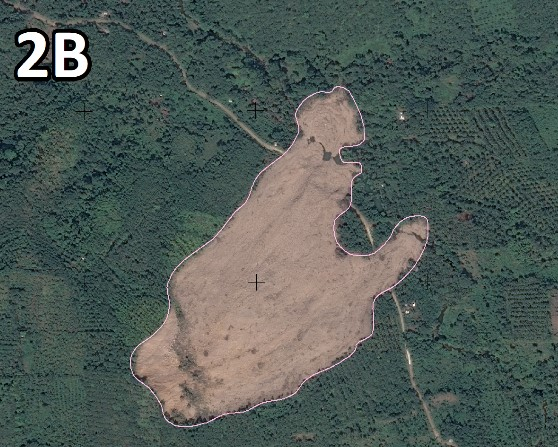
#> input picture Processamento de Imagem/asd2.jpg, 558 x 447 px
$ python Canny_Edge_Detection.py   (older library calls are emulated)
#> lines starting #> are read from the running program, lines starting #| are printed output that depends on the picture
"""import cv2
import numpy as np
from matplotlib import pyplot as plt

img = cv2.imread("Screenshot_1.jpg")
img = cv2.cvtColor(img, cv2.COLOR_BGR2RGB)
canny = cv2.Canny(img, 100, 200)

titles = ['image', 'canny']
images = [img, canny]
for i in range(2):
    plt.subplot(1, 2, i+1), plt.imshow(images[i], 'gray')
    plt.title(titles[i])
    plt.xticks([]),plt.yticks([])

plt.show()
"""

import cv2
import numpy as np
from matplotlib import pyplot as plt

img = cv2.imread("asd2.jpg", cv2.IMREAD_GRAYSCALE)
#> img: shape (447, 558); min 0, max 255, mean 87.7
lap = cv2.Laplacian(img, cv2.CV_64F, ksize=3)
lap = np.uint8(np.absolute(lap))
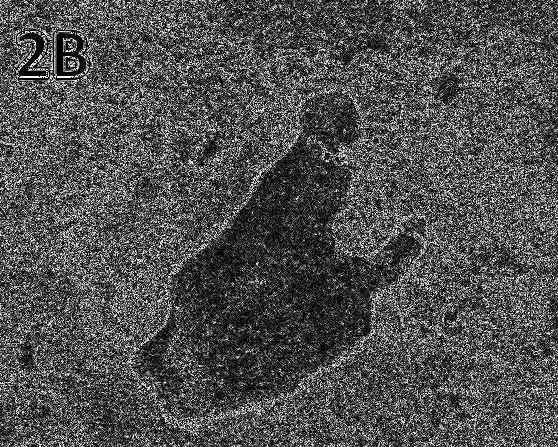
#> lap: shape (447, 558); min 0, max 254, mean 80.2
sobelX = cv2.Sobel(img, cv2.CV_64F, 1, 0)
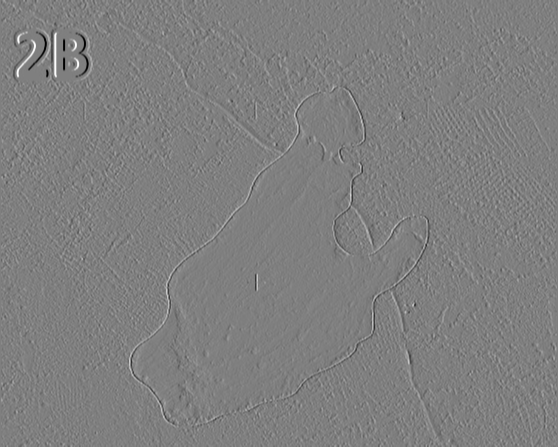
#> sobelX: shape (447, 558) float64; min -1020, max 1020, mean 0.1; drawn with min black and max white
sobelY = cv2.Sobel(img, cv2.CV_64F, 0, 1)
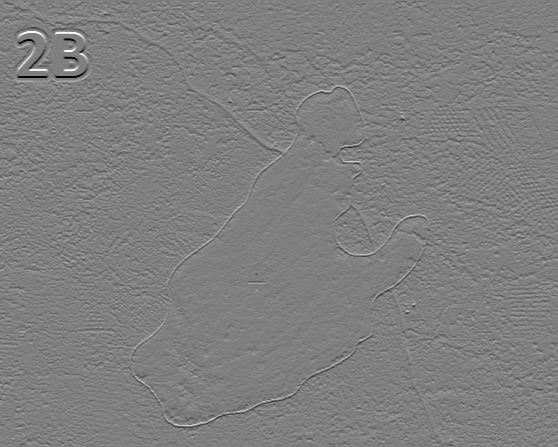
#> sobelY: shape (447, 558) float64; min -1020, max 1018, mean 0; drawn with min black and max white
edges = cv2.Canny(img,100,200)
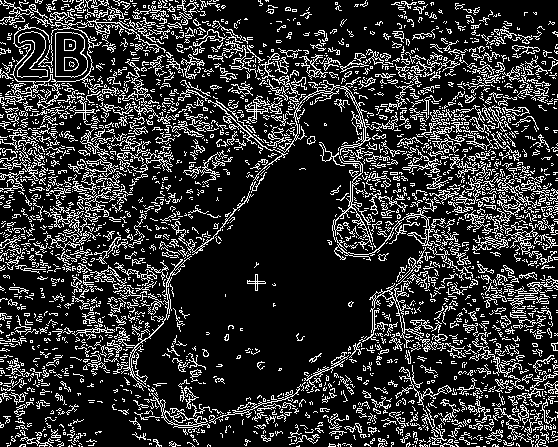
#> edges: shape (447, 558); 19.1% white in thin lines or dots

sobelX = np.uint8(np.absolute(sobelX))
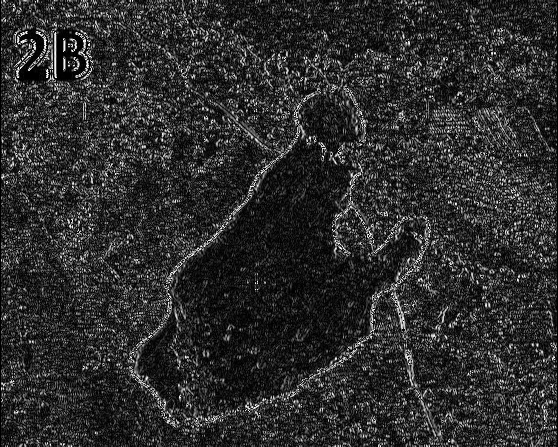
#> sobelX: shape (447, 558); min 0, max 255, mean 45.7
sobelY = np.uint8(np.absolute(sobelY))
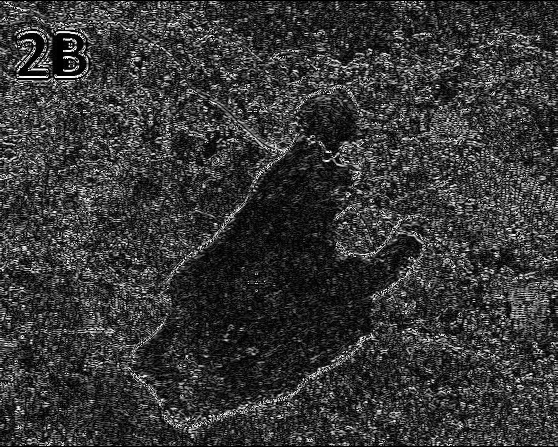
#> sobelY: shape (447, 558); min 0, max 255, mean 55.5

sobelCombined = cv2.bitwise_or(sobelX, sobelY)
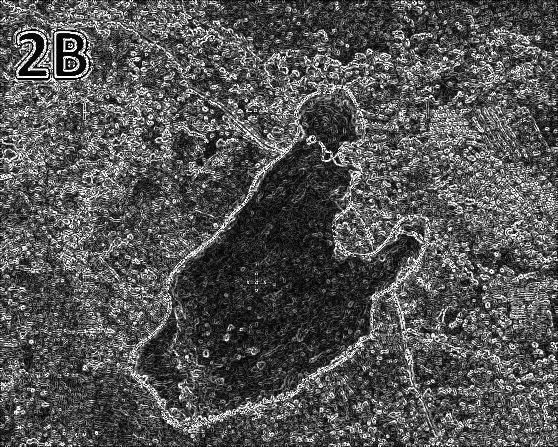
#> sobelCombined: shape (447, 558); min 0, max 255, mean 83.9

titles = ['image', 'Laplacian', 'sobelX', 'sobelY', 'sobelCombined', 'Canny']
images = [img, lap, sobelX, sobelY, sobelCombined, edges]
for i in range(6):
    plt.subplot(2, 3, i+1), plt.imshow(images[i], 'gray')
    plt.title(titles[i])
    plt.xticks([]),plt.yticks([])
    cv2.imshow('Image', img)
plt.show()

$ run again, with Processamento de Imagem/article 6.jpg copied over Processamento de Imagem/asd2.jpg
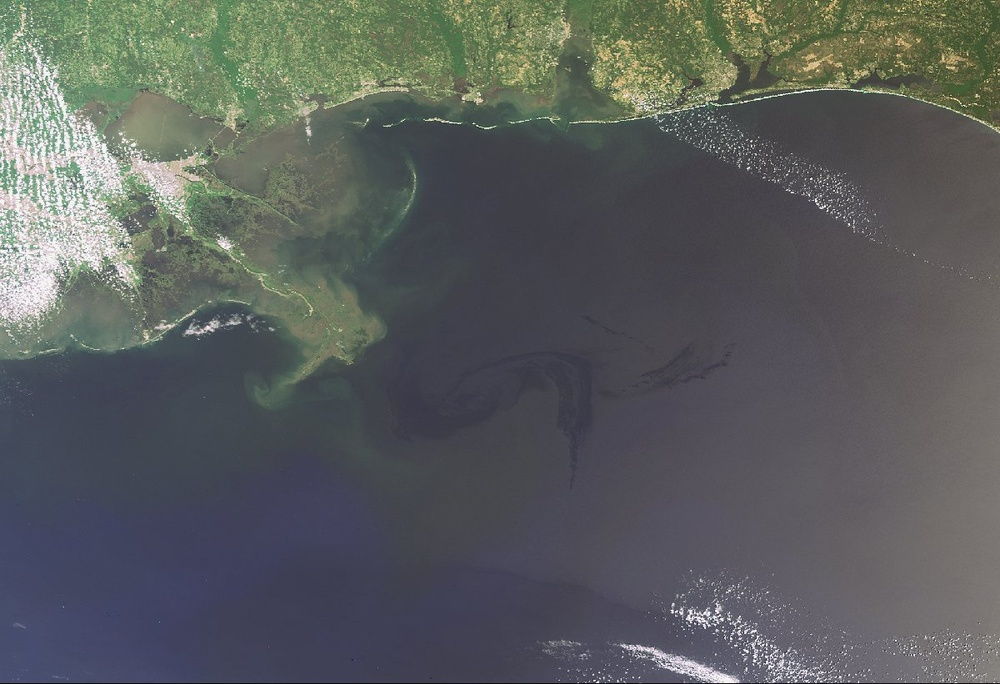
#> input picture Processamento de Imagem/article 6.jpg, 1000 x 684 px, shrunk from 1200 x 821 before the run
#> `edges = cv2.Canny(img,100,200)`:
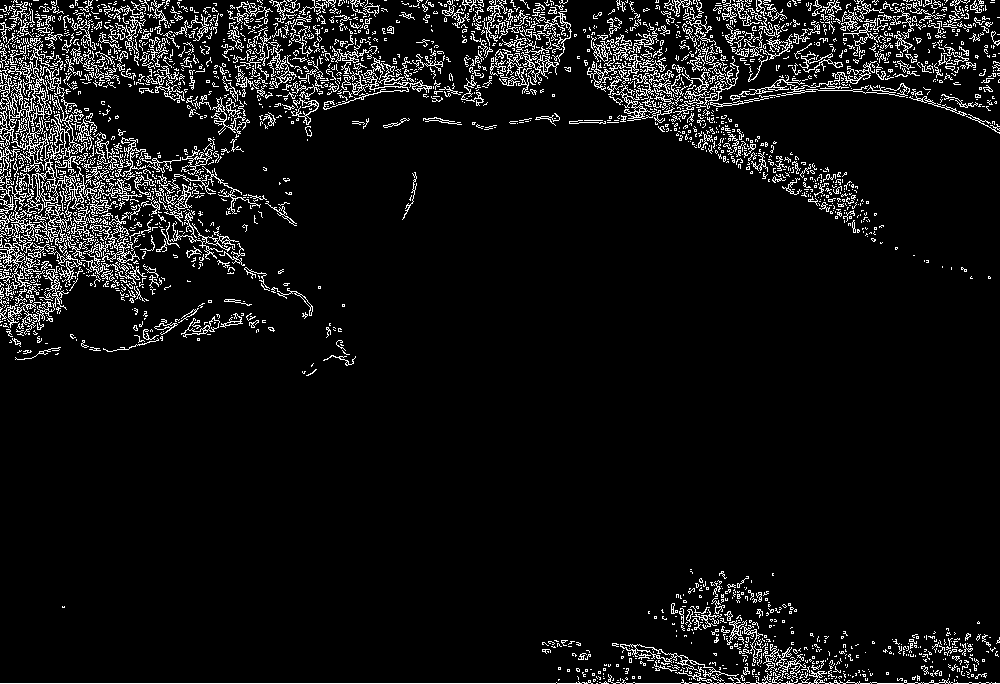
#> edges: shape (684, 1000); 7.2% white in thin lines or dots
#> `sobelCombined = cv2.bitwise_or(sobelX, sobelY)`:
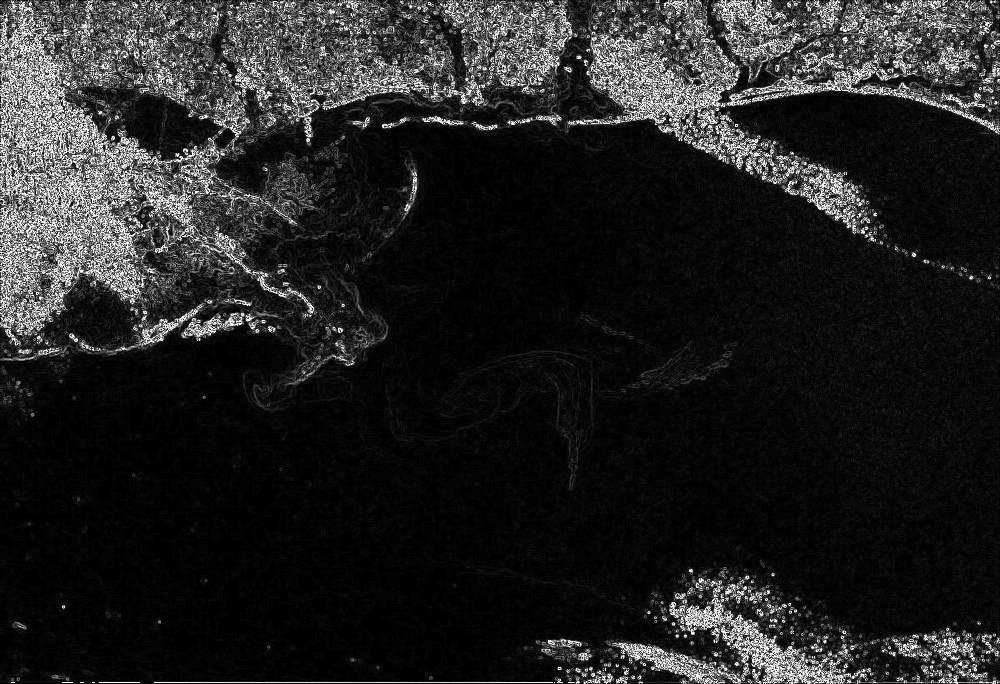
#> sobelCombined: shape (684, 1000); min 0, max 255, mean 34.7

$ run again, with Processamento de Imagem/asd.jpg copied over Processamento de Imagem/asd2.jpg
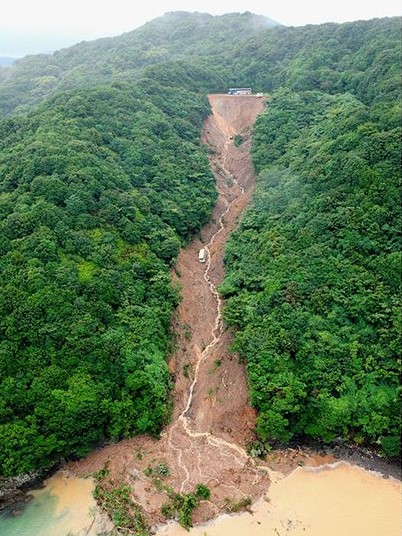
#> input picture Processamento de Imagem/asd.jpg, 402 x 536 px
#> `edges = cv2.Canny(img,100,200)`:
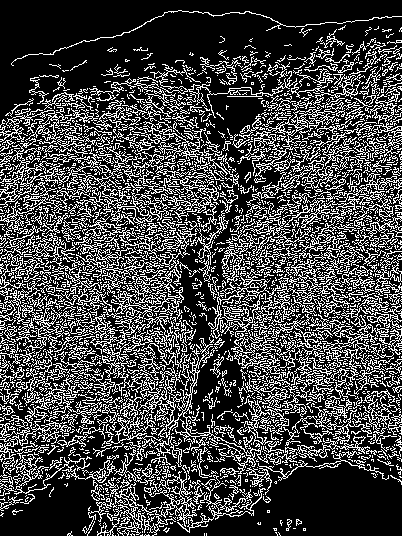
#> edges: shape (536, 402); 27.3% white in thin lines or dots
#> `sobelCombined = cv2.bitwise_or(sobelX, sobelY)`:
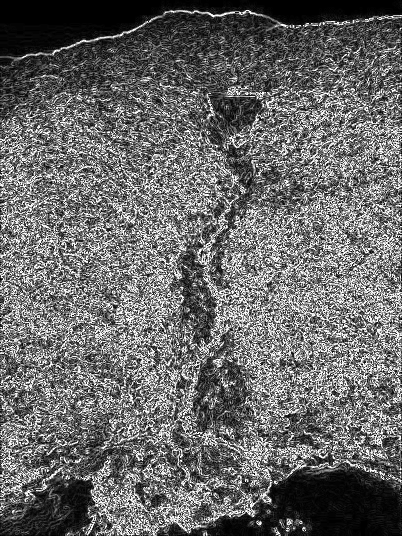
#> sobelCombined: shape (536, 402); min 0, max 255, mean 105.1

$ run again, with Processamento de Imagem/fogofloresta.jpg copied over Processamento de Imagem/asd2.jpg
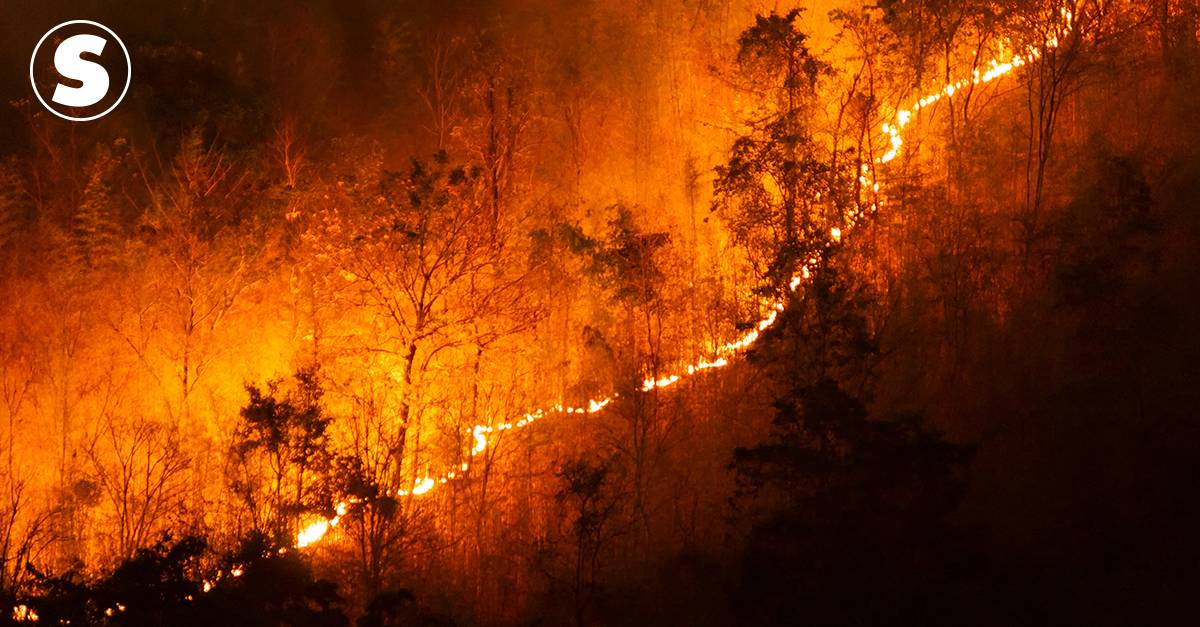
#> input picture Processamento de Imagem/fogofloresta.jpg, 1200 x 627 px
#> edges: shape (627, 1200); 9.8% white in thin lines or dots
#> `sobelCombined = cv2.bitwise_or(sobelX, sobelY)`:
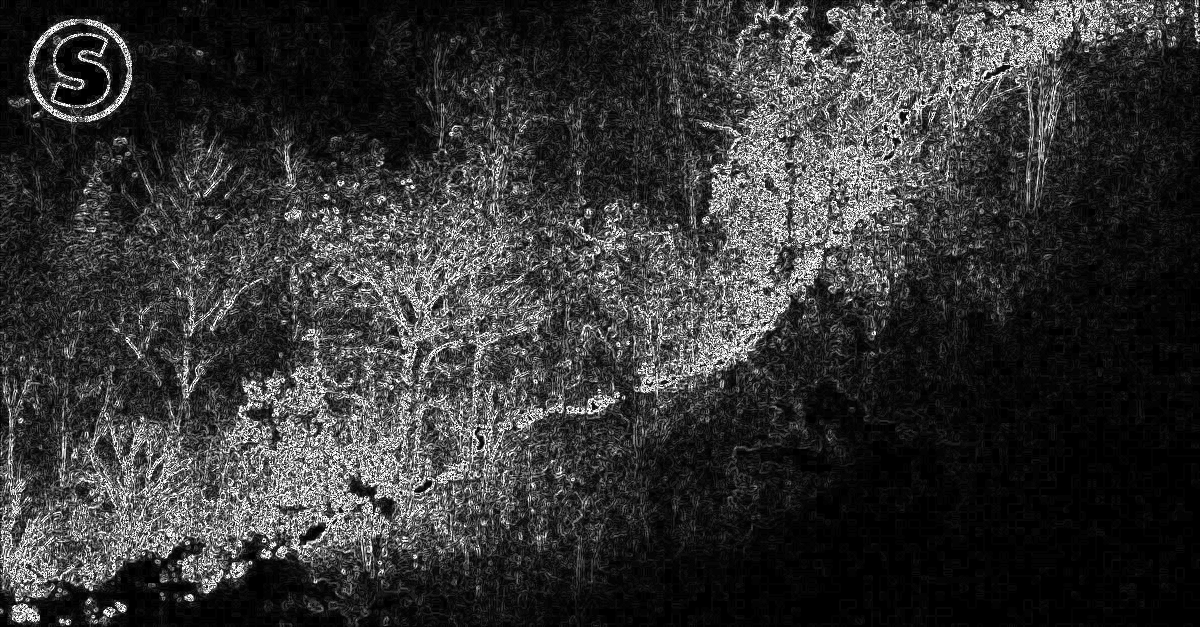
#> sobelCombined: shape (627, 1200); min 0, max 255, mean 52.8
